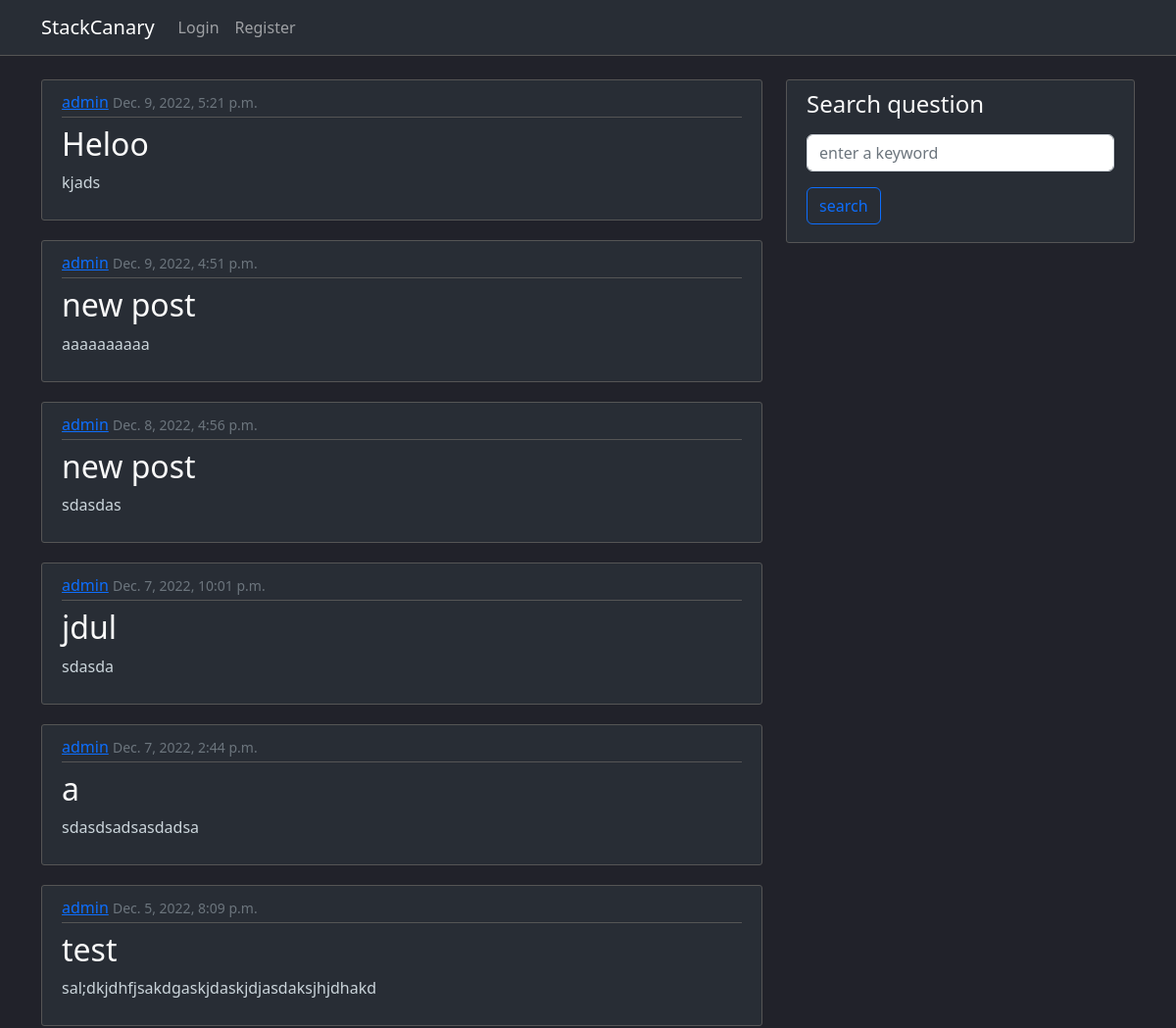
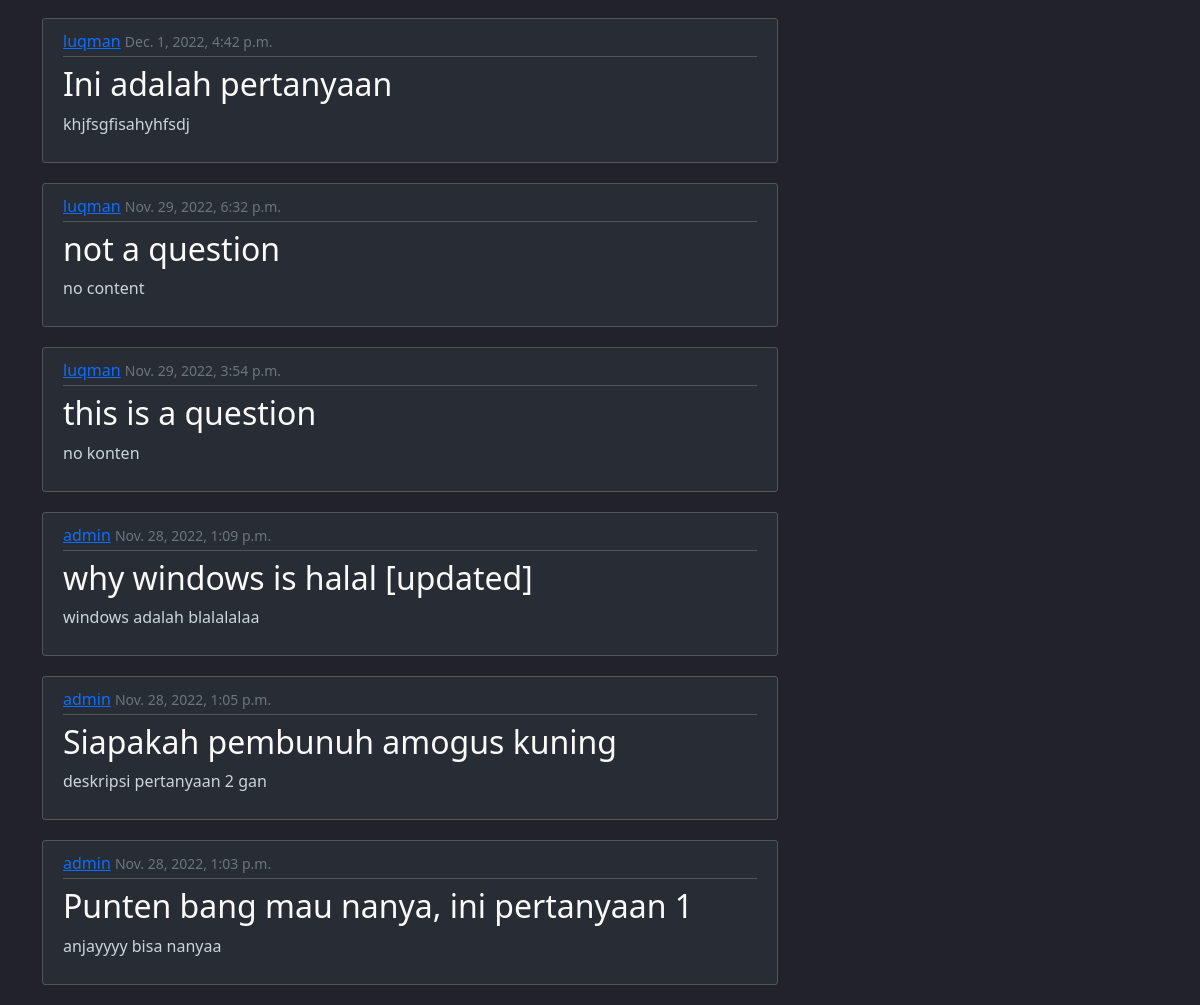
The app's page /, older data (2 pictures, top to bottom).
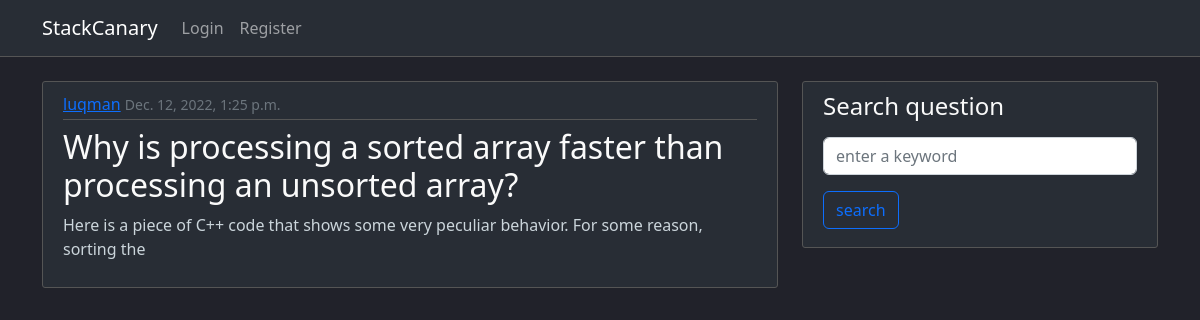
The same page, newer data.
### forum/models.py (models this page shows, shortened)
class Pertanyaan(models.Model):
    author = models.ForeignKey(User, on_delete=models.CASCADE)
    judul = models.CharField(max_length=256)
    konten = models.TextField()
    snippet = models.TextField(default=None, blank=True, null=True)
    waktu_upload = models.DateTimeField(default=timezone.now)

### forum/views.py (the view)
# urls.py: path('', QuestionListView.as_view(), name='forum-index'),
class QuestionListView(ListView):
    model = Pertanyaan
    template_name = 'forum/index.html'
    context_object_name = 'pertanyaan'
    ordering = ['-waktu_upload']

### forum/templates/forum/index.html
{% extends "forum/base.html" %}
{% block content %}
        {% for question in pertanyaan %}
            <article class="content-section zoom">
                    <div class="article-metadata">
                        <a class="mr-2" href="#">{{ question.author }}</a>
                        <small class="text-muted">{{ question.waktu_upload }}</small>
                    </div>
                    <h2><a class="article-title" href="{% url 'forum-question-detail' question.id %}">{{ question.judul }}</a></h2>
                    <p class="">{{ question.konten|stringformat:".100s" }}</p>
            </article>
        {% empty %}
            <h1>No questions have been posted yet</h1>
        {% endfor %}
{% endblock content %}

Row changes from the older to the newer data that the page shows:
removed Pertanyaan: author "admin", waktu_upload "Dec. 9, 2022, 5:21 p.m.", judul "Heloo", konten "kjads"
removed Pertanyaan: author "admin", waktu_upload "Dec. 9, 2022, 4:51 p.m.", judul "new post", konten "aaaaaaaaaa"
removed Pertanyaan: author "admin", waktu_upload "Dec. 8, 2022, 4:56 p.m.", judul "new post", konten "sdasdas"
removed Pertanyaan: author "admin", waktu_upload "Dec. 7, 2022, 10:01 p.m.", judul "jdul", konten "sdasda"
removed Pertanyaan: author "admin", waktu_upload "Dec. 7, 2022, 2:44 p.m.", judul "a", konten "sdasdsadsasdadsa"
removed Pertanyaan: author "admin", waktu_upload "Dec. 5, 2022, 8:09 p.m.", judul "test", konten "sal;dkjdhfjsakdgaskjdaskjdjasdaksjhjdhakd"
removed Pertanyaan: author "luqman", waktu_upload "Dec. 1, 2022, 4:42 p.m.", judul "Ini adalah pertanyaan", konten "khjfsgfisahyhfsdj"
removed Pertanyaan: author "luqman", waktu_upload "Nov. 29, 2022, 6:32 p.m.", judul "not a question", konten "no content"
removed Pertanyaan: author "luqman", waktu_upload "Nov. 29, 2022, 3:54 p.m.", judul "this is a question", konten "no konten"
removed Pertanyaan: author "admin", waktu_upload "Nov. 28, 2022, 1:09 p.m.", judul "why windows is halal [updated]", konten "windows adalah blalalalaa"
removed Pertanyaan: author "admin", waktu_upload "Nov. 28, 2022, 1:05 p.m.", judul "Siapakah pembunuh amogus kuning", konten "deskripsi pertanyaan 2 gan"
removed Pertanyaan: author "admin", waktu_upload "Nov. 28, 2022, 1:03 p.m.", judul "Punten bang mau nanya, ini pertanyaan 1", konten "anjayyyy bisa nanyaa"
added Pertanyaan: author "luqman", waktu_upload "Dec. 12, 2022, 1:25 p.m.", judul "Why is processing a sorted array faster than processing an unsorted array?", konten "Here is a piece of C++ code that shows some very peculiar behavior. For some reason, sorting the"
